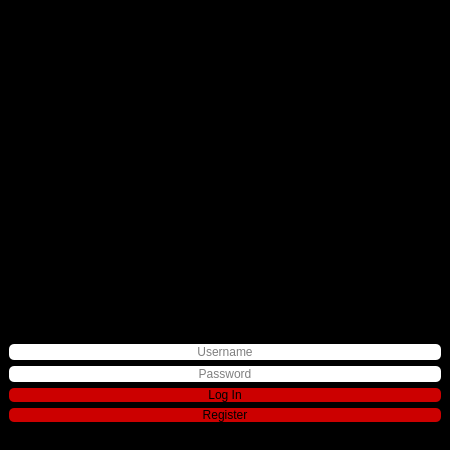
<?xml version="1.0" encoding="UTF-8"?>
<ui version="4.0">
 <class>MainWindow</class>
 <widget class="QMainWindow" name="MainWindow">
  <property name="geometry">
   <rect>
    <x>0</x>
    <y>0</y>
    <width>450</width>
    <height>450</height>
   </rect>
  </property>
  <property name="windowTitle">
   <string>Welcome Xilften</string>
  </property>
  <property name="windowIcon">
   <iconset resource="image.qrc">
    <normaloff>:/splash/xilften.png</normaloff>:/splash/xilften.png</iconset>
  </property>
  <property name="styleSheet">
   <string notr="true">background-color: rgb(0, 0, 0);</string>
  </property>
  <widget class="QWidget" name="centralwidget">
   <layout class="QVBoxLayout" name="verticalLayout_2">
    <item>
     <layout class="QHBoxLayout" name="horizontalLayout">
      <item>
       <spacer name="horizontalSpacer">
        <property name="orientation">
         <enum>Qt::Horizontal</enum>
        </property>
        <property name="sizeHint" stdset="0">
         <size>
          <width>40</width>
          <height>20</height>
         </size>
        </property>
       </spacer>
      </item>
      <item>
       <widget class="QLabel" name="Logo">
        <property name="text">
         <string/>
        </property>
        <property name="pixmap">
         <pixmap resource="image.qrc">:/splash/xilften.png</pixmap>
        </property>
       </widget>
      </item>
      <item>
       <spacer name="horizontalSpacer_2">
        <property name="orientation">
         <enum>Qt::Horizontal</enum>
        </property>
        <property name="sizeHint" stdset="0">
         <size>
          <width>40</width>
          <height>20</height>
         </size>
        </property>
       </spacer>
      </item>
     </layout>
    </item>
    <item>
     <layout class="QVBoxLayout" name="verticalLayout">
      <item>
       <widget class="QLineEdit" name="username">
        <property name="font">
         <font/>
        </property>
        <property name="styleSheet">
         <string notr="true">
background-color: rgb(255, 255, 255);
border-radius:5px;</string>
        </property>
        <property name="text">
         <string/>
        </property>
        <property name="alignment">
         <set>Qt::AlignCenter</set>
        </property>
        <property name="placeholderText">
         <string>Username</string>
        </property>
        <property name="clearButtonEnabled">
         <bool>false</bool>
        </property>
       </widget>
      </item>
      <item>
       <widget class="QLineEdit" name="Pass">
        <property name="font">
         <font/>
        </property>
        <property name="styleSheet">
         <string notr="true">
background-color: rgb(255, 255, 255);
border-radius:5px;</string>
        </property>
        <property name="inputMask">
         <string/>
        </property>
        <property name="text">
         <string/>
        </property>
        <property name="frame">
         <bool>true</bool>
        </property>
        <property name="echoMode">
         <enum>QLineEdit::Password</enum>
        </property>
        <property name="alignment">
         <set>Qt::AlignCenter</set>
        </property>
        <property name="placeholderText">
         <string>Password</string>
        </property>
       </widget>
      </item>
      <item>
       <widget class="QPushButton" name="LogBut">
        <property name="font">
         <font/>
        </property>
        <property name="styleSheet">
         <string notr="true">QPushButton{
	color: rgb(0, 0, 0);
	background-color: rgb(204, 0, 0);
   	border-radius:5px;
}
QPushButton:hover{
	color: rgb(255, 255, 255);
}
QPushButton:pressed{
	background-color: rgb(255, 255, 255);
}
</string>
        </property>
        <property name="text">
         <string>Log In</string>
        </property>
        <property name="icon">
         <iconset resource="image.qrc">
          <normaloff>:/icons/icons/check.png</normaloff>:/icons/icons/check.png</iconset>
        </property>
       </widget>
      </item>
      <item>
       <widget class="QPushButton" name="RegBut">
        <property name="font">
         <font/>
        </property>
        <property name="styleSheet">
         <string notr="true">QPushButton{
	color: rgb(0, 0, 0);
	background-color: rgb(204, 0, 0);
   	border-radius:5px;
}
QPushButton:hover{
	color: rgb(255, 255, 255);
}
QPushButton:pressed{
	background-color: rgb(255, 255, 255);
}
</string>
        </property>
        <property name="text">
         <string>Register</string>
        </property>
        <property name="icon">
         <iconset resource="image.qrc">
          <normaloff>:/icons/icons/reg.png</normaloff>:/icons/icons/reg.png</iconset>
        </property>
       </widget>
      </item>
      <item>
       <widget class="QLabel" name="LogOk">
        <property name="sizePolicy">
         <sizepolicy hsizetype="Preferred" vsizetype="Maximum">
          <horstretch>0</horstretch>
          <verstretch>0</verstretch>
         </sizepolicy>
        </property>
        <property name="font">
         <font>
          <pointsize>8</pointsize>
          <bold>false</bold>
         </font>
        </property>
        <property name="styleSheet">
         <string notr="true">color: rgb(185, 0, 0);</string>
        </property>
        <property name="text">
         <string/>
        </property>
       </widget>
      </item>
     </layout>
    </item>
   </layout>
  </widget>
 </widget>
 <resources>
  <include location="image.qrc"/>
 </resources>
 <connections/>
</ui>
